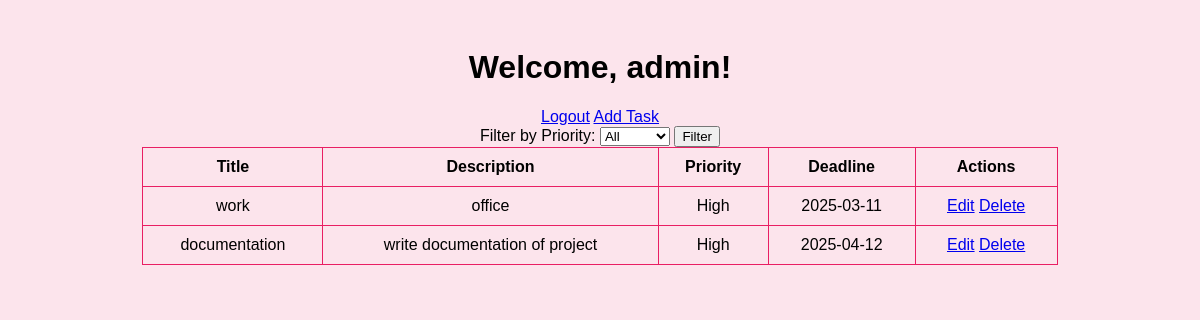
The page /dashboard.php?priority=High (signed in) on the database its author committed.
### tables this page shows
CREATE TABLE `task` (
  `taskID` int(11) NOT NULL,
  `title` varchar(255) NOT NULL,
  `description` text DEFAULT NULL,
  `deadline` date DEFAULT NULL,
  `priority` enum('Low','Medium','High') DEFAULT NULL,
  `projectID` int(11) DEFAULT NULL,
  `taskTypeID` int(11) DEFAULT NULL,
  `status` tinyint(1) DEFAULT 0
);

### dashboard.php (the view, shortened to what this page needs)
<?php
include 'db.php';
$user = $_SESSION['user'];
$query = "SELECT t.*, p.name AS projectName, tt.typeName AS taskType FROM Task t
          JOIN Project p ON t.projectID = p.projectID
          JOIN TaskType tt ON t.taskTypeID = tt.taskTypeID";
if (isset($_GET['priority'])) {
    $priority = $_GET['priority'];
    $query .= " WHERE t.priority = '$priority'";
}
$tasks = $conn->query($query);
?>
<!DOCTYPE html>
<html lang="en">
<head>
    <link rel="stylesheet" href="style.css">
</head>
<body>
    <div class="dashboard">
        <h1>Welcome, <?php echo $user['username']; ?>!</h1>
        <a href="logout.php" class="logout">Logout</a>
        <a href="add_task.php" class="add-task">Add Task</a>
        <form method="GET">
            <label for="priority">Filter by Priority:</label>
            <select name="priority" id="priority">
                <option value="">All</option>
            </select>
            <button type="submit">Filter</button>
        </form>
        <div class="task-table">
            <table>
                <thead>
                    <tr>
                        <th>Title</th>
                        <th>Description</th>
                        <th>Priority</th>
                        <th>Deadline</th>
                        <th>Actions</th>
                    </tr>
                </thead>
                <tbody>
                    <?php while ($task = $tasks->fetch_assoc()) { ?>
                        <tr>
                            <td><?php echo $task['title']; ?></td>
                            <td><?php echo $task['description']; ?></td>
                            <td><?php echo $task['priority']; ?></td>
                            <td><?php echo $task['deadline']; ?></td>
                            <td>
                                <a href="edit_task.php?id=<?php echo $task['taskID']; ?>">Edit</a>
                                <a href="delete_task.php?id=<?php echo $task['taskID']; ?>">Delete</a>
                            </td>
                        </tr>
                    <?php } ?>
                </tbody>
            </table>
        </div>
    </div>
</body>
</html>

### style.css (style rules this page uses)
body { font-family: Arial, sans-serif; background-color: #fce4ec; }
.dashboard { text-align: center; padding: 20px; }
.task-table table { width: 80%; margin: auto; border-collapse: collapse; }
.task-table th, .task-table td { padding: 10px; text-align: center; border: 1px solid #e91e63; }

### rows shown on the page
task: title "work", description "office", priority "High", deadline "2025-03-11"
task: title "documentation", description "write documentation of project", priority "High", deadline "2025-04-12"

### other values the page prints
$user['username'] "admin"
